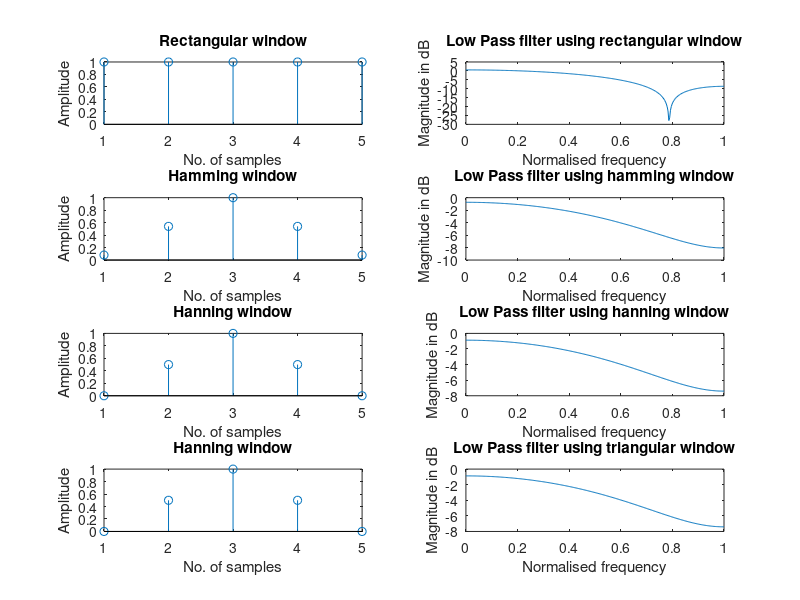

Recreate this plot in MATLAB.
clc;
clear;
close all;

wc = 0.5*pi;
eps = 0.001;
N = input("Enter N: ");
alpha = (N-1)/2;
n = 0:1:N-1;
hd = (sin(wc*(n-alpha+eps))./(pi*(n-alpha+eps)));

wr = boxcar(N);
whm = hamming(N);
whn = hanning(N);
wt = bartlett(N);
w = 0:0.01:pi;
hn1 = hd.*wr';
hn2 = hd.*whm';
hn3 = hd.*whn';
hn4 = hd.*wt';

h1 = freqz(hn1,1,w);
h2 = freqz(hn2,1,w);
h3 = freqz(hn3,1,w);
h4 = freqz(hn4,1,w);

subplot(4,2,1);
stem(wr);
xlabel("No. of samples");
ylabel("Amplitude");
title("Rectangular window");

subplot(4,2,2);
plot(w/pi,10*log10(abs(h1)));
xlabel("Normalised frequency");
ylabel("Magnitude in dB");
title("Low Pass filter using rectangular window");

subplot(4,2,3);
stem(whm);
xlabel("No. of samples");
ylabel("Amplitude");
title("Hamming window");

subplot(4,2,4);
plot(w/pi,10*log10(abs(h2)));
xlabel("Normalised frequency");
ylabel("Magnitude in dB");
title("Low Pass filter using hamming window");

subplot(4,2,5);
stem(whn);
xlabel("No. of samples");
ylabel("Amplitude");
title("Hanning window");

subplot(4,2,6);
plot(w/pi,10*log10(abs(h3)));
xlabel("Normalised frequency");
ylabel("Magnitude in dB");
title("Low Pass filter using hanning window");

subplot(4,2,7);
stem(wt);
xlabel("No. of samples");
ylabel("Amplitude");
title("Hanning window");

subplot(4,2,8);
plot(w/pi,10*log10(abs(h4)));
xlabel("Normalised frequency");
ylabel("Magnitude in dB");
title("Low Pass filter using triangular window");
